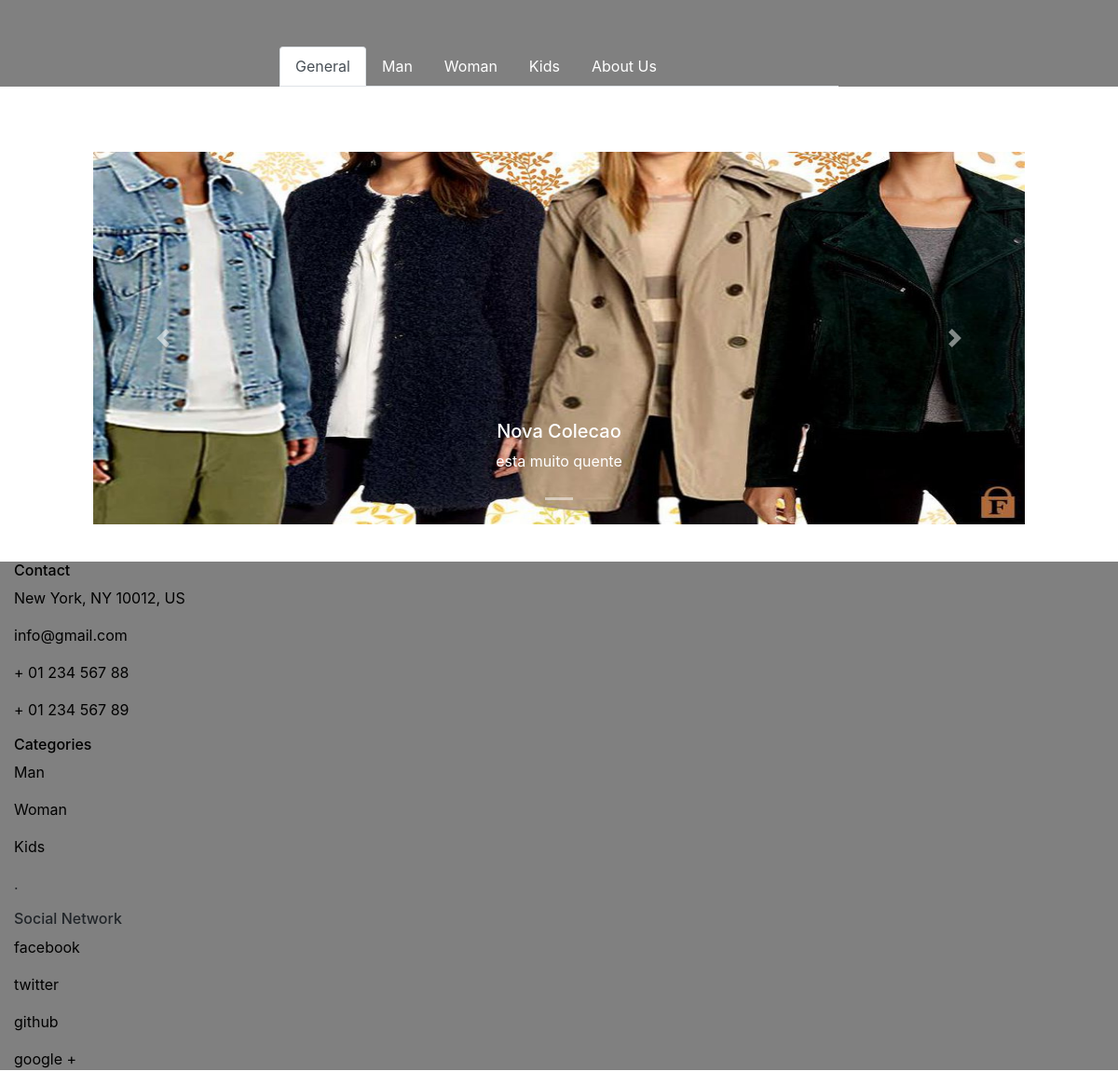
The page / on the database its author committed.
### man/models.py (models this page shows)
class Slides(models.Model):
    Title = models.CharField(max_length=100)
    Image = models.ImageField(upload_to='uploads/slides/', max_length=45, blank=False)
    Comments = models.CharField(max_length=200)
    Link = models.URLField(default="#")

### man/views.py (the view)
# urls.py: path('', views.home, name='home'),
def home(request):
    list_of_slides = Slides.objects.order_by('Title')
    template = loader.get_template('home.html')
    context = {
        'list_of_slides': list_of_slides,
    }
    return HttpResponse(template.render(context, request))

### templates/home.html
{%  extends 'master.html' %}
{% load staticfiles %}
{% block content %}
    {% include 'snippets/snip_slides.html' %}
{% endblock %}

### templates/snippets/snip_slides.html (shortened to what this page needs)
{% load staticfiles %}
<div class="">
    <div id="carouselExampleIndicators" class="carousel slide" data-ride="carousel">
        {% if list_of_slides %}
            <ol class="carousel-indicators">
            {% for slide in list_of_slides %}
                {% if forloop.counter %}
                    <li data-target="#carouselExampleIndicators" data-slide-to="{{ slide.Image.url }}"></li>
                {% else %}
                    <li data-target="#carouselExampleIndicators" data-slide-to="{{ slide.Image.url }}" class="active"></li>
                {% endif %}
            {% endfor %}
            </ol>
        {% else %}
                <p>No slides material is available.</p>
        {% endif %}
        {% if list_of_slides %}
            {% for slide in list_of_slides %}
                <div class="carousel-inner">
                    <div class="carousel-item active">
                      <img class="d-block w-100 high-400" src="{{ slide.Image.url }}" alt="First slide">
                        <div class="carousel-caption d-none d-md-block">
                            <h5>{{ slide.Title }}</h5>
                            <p>{{ slide.Comments }}</p>
                          </div>
                    </div>
                </div>
            {% endfor %}
        {% else %}
                <p>No slides material is available.</p>
        {% endif %}
      <a class="carousel-control-prev" href="#carouselExampleIndicators" role="button" data-slide="prev">
        <span class="carousel-control-prev-icon" aria-hidden="true"></span>
      </a>
      <a class="carousel-control-next" href="#carouselExampleIndicators" role="button" data-slide="next">
        <span class="carousel-control-next-icon" aria-hidden="true"></span>
      </a>
    </div>
</div>

### static/css/styles.css (style rules this page uses)
.high-400 { height: 400px; }

### rows shown on the page
Slides: Image (picture), Title "Nova Colecao", Comments "esta muito quente"
